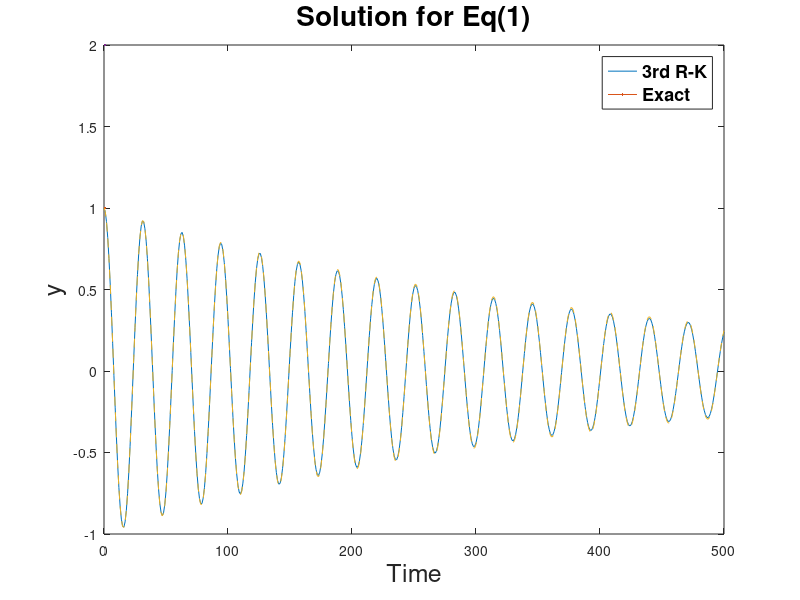

Reproduce this figure in MATLAB. (Note: this script raises an error after producing the figure.)
clear;
clc;

Omega = 0.2;
Tau = 400;
Lamda = j*Omega-1/Tau;
h = 1;
k = Lamda*h;

tspan = linspace(0,500,501);

y = [1];          
yy = 1;
for i = 1:500
    yy = yy*(1+k+0.5*k^2+(1/6)*k^3);
    y = [y, yy];
end

plot(tspan,real(y),LineWidth=1)

hold on 
y_exact = exp(Lamda*tspan)
plot(tspan,real(y_exact),'--',LineWidth=2)

legend('3rd R-K','Exact',...
       'FontSize', 13, 'FontWeight', 'bold')

title('Solution for Eq(1)','FontSize',20);
xlabel('Time','FontSize',18)
ylabel('y','FontSize',18)

ax = gca;
ax.FontSize = 18;